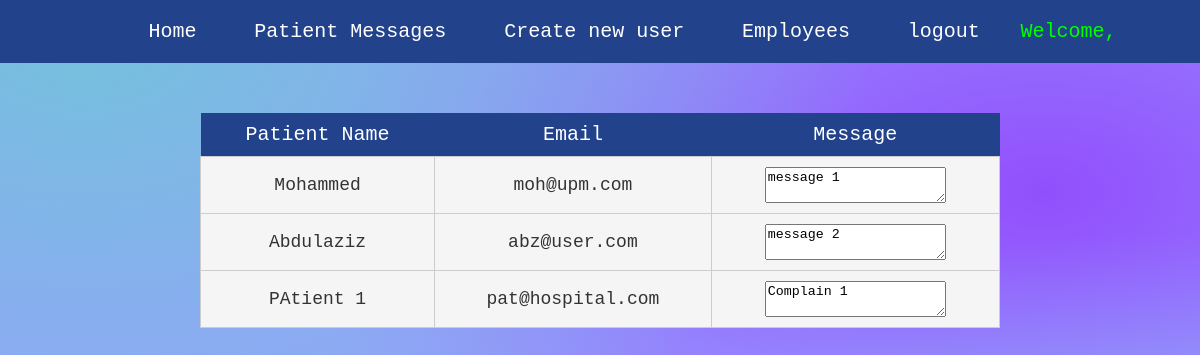
Screenshot of /doctor/messages (signed in) with the database file from the repository.
### app/models.py (models this page shows, shortened)
class Contact(models.Model):
    name=models.CharField(max_length=30)
    email=models.EmailField(unique=True)
    message=models.TextField()

### app/views.py (the view)
# urls.py: path('doctor/messages',contact_messages,name='patient-messages'),
def contact_messages(request):
    if not request.user.user_type.user_type=='admin':
        return HttpResponseForbidden()
    messages=Contact.objects.all()
    return render(request,'contact_messages.html',{'messages':messages})

### app/templates/contact_messages.html (shortened to what this page needs)
{% extends 'base_admin.html' %}
{% block content %}
<table>
<thead>
<tr>
  <th>Patient Name</th>
  <th>Email</th>
  <th>Message</th>
</tr>
</thead>
<tbody>
{% for message in messages %}
<tr>
  <td>{{message.name}}</td>
  <td>{{message.email}}</td>
  <td><textarea readonly>{{message.message}}</textarea></td>
</tr>
{% endfor %}
</tbody>
</table>
{% endblock %}

### app/static/style.css (style rules this page uses)
body { padding: 0; margin: 0; font-family: monospace; text-align: center; background-color:hsla(237,100%,80%,1); background-image: radial-gradient(at 7% 4%, hsla(196,60%,66%,1) 0px, transparent 50%), radial-gradient(at 97% 100%, hsla(187,83%,75%,1) 0px, transparent 50%), radial-gradient(at 87% 24%, hsla(263,97%,65%,1) 0px, transparent 50%); }

### app/templates/contact_messages.html (style rules this page uses)
body { padding: 0; margin: 0; font-family: monospace; text-align: center; }
table { margin: 50px auto; border-collapse: collapse; width: 80%; max-width: 800px; }
th { background-color: #22438c; color: white; font-size: 20px; font-weight: normal; padding: 10px; text-align: center; }
td { background-color: #f5f5f5; color: #333; font-size: 18px; padding: 10px; text-align: center; border: 1px solid #ccc; }

### rows the page displays
Contact: name "Mohammed", email "moh@upm.com", message "message 1"
Contact: name "Abdulaziz", email "abz@user.com", message "message 2"
Contact: name "PAtient 1", email "pat@hospital.com", message "Complain 1"
